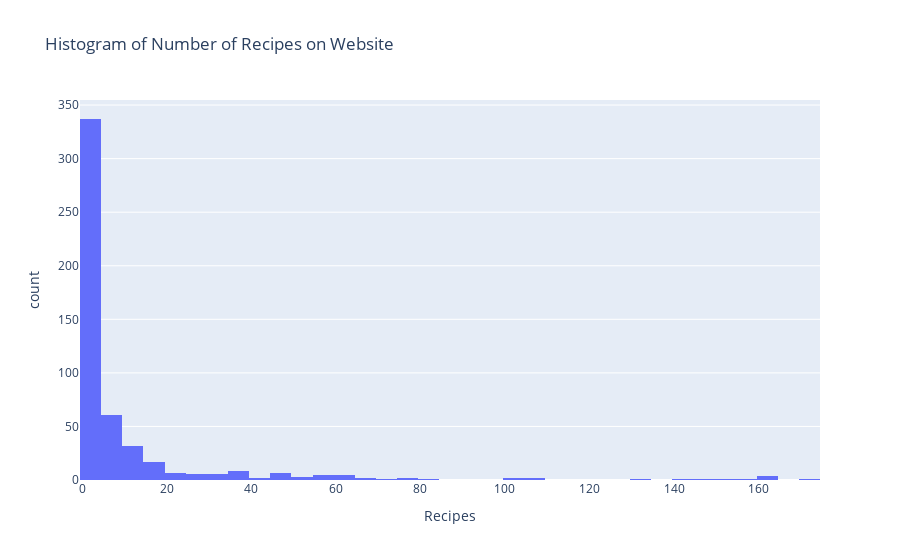

The cell this chart's notebook holds for it:
### Markdown cell above
Based on the above graph, we can see the most prolific authors on the website. The top 8 authors comprise more than 50% of NYT's entire recipe database. Outside of these power users, let's see what the breakdown of recipe creation is by taking a look at a histogram of the 29.9% of authors.

### Code cell
fig_histogram = px.histogram(recipe_information_count.loc[recipe_information_count['Recipes'] <= 200, :], x = 'Recipes', title = "Histogram of Number of Recipes on Website")
fig_histogram.show()

### Figure 1 — Plotly figure (JSON) as saved in the notebook; plotly's stock layout.template omitted (floating-point values rounded to 4 significant figures; data arrays with more than 128 entries replaced by an {"elided": "..."} marker saying what was removed)
{"data": [{"alignmentgroup": "True", "bingroup": "x", "hoverlabel": {"namelength": 0}, "hovertemplate": "Recipes=%{x}<br>count=%{y}", "legendgroup": "", "marker": {"color": "#636efa"}, "name": "", "offsetgroup": "", "orientation": "v", "showlegend": false, "type": "histogram", "x": {"elided": "516 int values"}, "xaxis": "x", "yaxis": "y"}], "layout": {"barmode": "relative", "legend": {"tracegroupgap": 0}, "title": {"text": "Histogram of Number of Recipes on Website"}, "xaxis": {"anchor": "y", "domain": [0, 1], "title": {"text": "Recipes"}}, "yaxis": {"anchor": "x", "domain": [0, 1], "title": {"text": "count"}}}}
